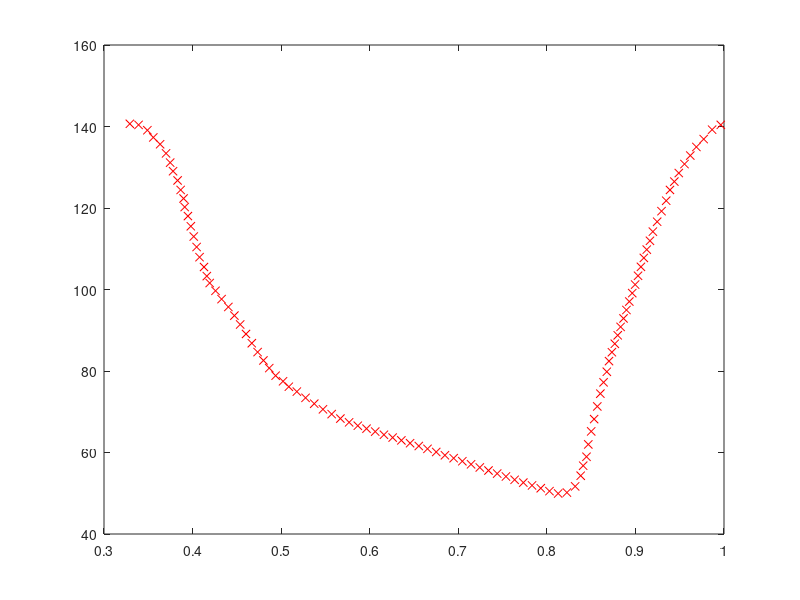

Source code (MATLAB): (Note: this script raises an error after producing the figure.)
data = [0.32918, 140.66; 0.33902, 140.40; 0.34897, 139.08; 0.35569, 137.32; 0.36334, 135.65; 0.37005, 133.41; 0.37473, 131.14; 0.37795, 129.03; 0.38308, 126.76; 0.38656, 124.43; 0.38984, 122.33; 0.39113, 120.24; 0.39476, 118.02; 0.39804, 115.52; 0.40131, 113.00; 0.40459, 110.43; 0.40787, 107.93; 0.41291, 105.52; 0.41607, 103.29; 0.41935, 101.59; 0.42590, 99.682; 0.43273, 97.637; 0.44038, 95.718; 0.44722, 93.596; 0.45377, 91.417; 0.46033, 89.086; 0.46689, 86.820; 0.47344, 84.641; 0.48000, 82.591; 0.48656, 80.713; 0.49377, 78.858; 0.50213, 77.477; 0.50869, 76.139; 0.51771, 74.945; 0.52754, 73.420; 0.53738, 71.981; 0.54721, 70.600; 0.55705, 69.420; 0.56689, 68.327; 0.57672, 67.406; 0.58656, 66.572; 0.59639, 65.852; 0.60623, 65.133; 0.61606, 64.356; 0.62590, 63.666; 0.63574, 62.975; 0.64557, 62.285; 0.65541, 61.594; 0.66524, 60.904; 0.67508, 60.127; 0.68492, 59.321; 0.69475, 58.602; 0.70459, 57.854; 0.71442, 57.106; 0.72426, 56.329; 0.73409, 55.581; 0.74393, 54.832; 0.75377, 54.113; 0.76360, 53.308; 0.77344, 52.617; 0.78327, 51.926; 0.79311, 51.236; 0.80295, 50.517; 0.81278, 49.941; 0.82262, 50.171; 0.83196, 51.685; 0.83819, 54.305; 0.84100, 56.760; 0.84475, 58.961; 0.84680, 61.982; 0.85008, 65.176; 0.85335, 68.197; 0.85695, 71.300; 0.86041, 74.446; 0.86401, 77.218; 0.86770, 79.817; 0.87016, 82.425; 0.87344, 84.612; 0.87671, 86.684; 0.87999, 88.755; 0.88327, 90.827; 0.88655, 92.899; 0.88983, 94.970; 0.89311, 97.042; 0.89639, 99.114; 0.89967, 101.21; 0.90294, 103.37; 0.90622, 105.56; 0.90950, 107.75; 0.91278, 109.79; 0.91641, 111.95; 0.91969, 114.20; 0.92453, 116.63; 0.92945, 119.22; 0.93475, 121.79; 0.93901, 124.43; 0.94393, 126.48; 0.94896, 128.58; 0.95540, 130.78; 0.96196, 132.87; 0.96879, 134.98; 0.97709, 136.91; 0.98655, 139.22; 0.99638, 140.40];

data_fft = fft(data);

plot(data(:, 1), data(:, 2), 'rx')

f = ifft(data_fft);

plot(linspace(0, 1, 100), f(linspace(0, 1, 100)))